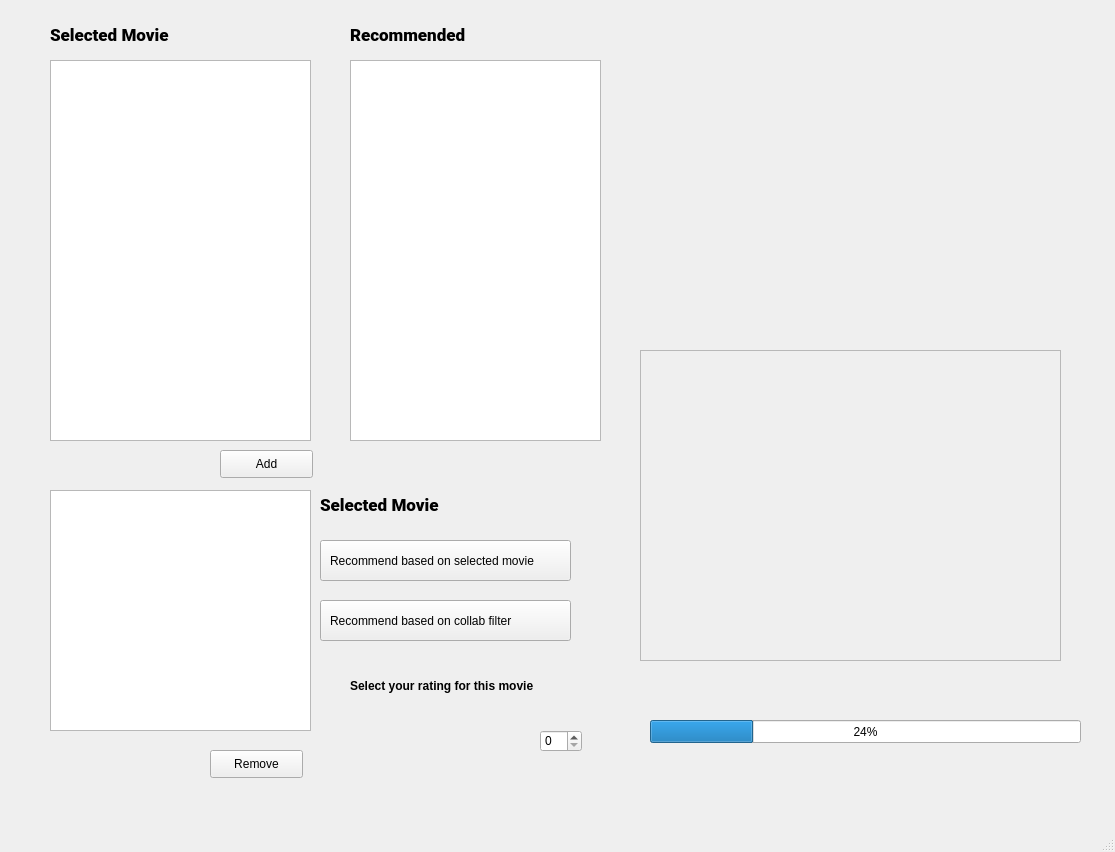
<?xml version="1.0" encoding="UTF-8"?>
<ui version="4.0">
 <class>MainWindow</class>
 <widget class="QMainWindow" name="MainWindow">
  <property name="geometry">
   <rect>
    <x>0</x>
    <y>0</y>
    <width>1115</width>
    <height>852</height>
   </rect>
  </property>
  <property name="windowTitle">
   <string>MainWindow</string>
  </property>
  <widget class="QWidget" name="centralwidget">
   <widget class="QListWidget" name="ShowAlllistWidget">
    <property name="geometry">
     <rect>
      <x>50</x>
      <y>60</y>
      <width>261</width>
      <height>381</height>
     </rect>
    </property>
   </widget>
   <widget class="QLabel" name="Selected1">
    <property name="geometry">
     <rect>
      <x>50</x>
      <y>20</y>
      <width>261</width>
      <height>31</height>
     </rect>
    </property>
    <property name="font">
     <font>
      <family>Roboto Black</family>
      <pointsize>13</pointsize>
      <weight>75</weight>
      <bold>true</bold>
     </font>
    </property>
    <property name="text">
     <string>Selected Movie</string>
    </property>
   </widget>
   <widget class="QPushButton" name="pushButton_Add">
    <property name="geometry">
     <rect>
      <x>220</x>
      <y>450</y>
      <width>93</width>
      <height>28</height>
     </rect>
    </property>
    <property name="text">
     <string>Add</string>
    </property>
   </widget>
   <widget class="QListWidget" name="ShowFavlistWidget">
    <property name="geometry">
     <rect>
      <x>50</x>
      <y>490</y>
      <width>261</width>
      <height>241</height>
     </rect>
    </property>
   </widget>
   <widget class="QPushButton" name="pushButton_remove">
    <property name="geometry">
     <rect>
      <x>210</x>
      <y>750</y>
      <width>93</width>
      <height>28</height>
     </rect>
    </property>
    <property name="text">
     <string>Remove</string>
    </property>
   </widget>
   <widget class="QLabel" name="Selected2">
    <property name="geometry">
     <rect>
      <x>320</x>
      <y>490</y>
      <width>261</width>
      <height>31</height>
     </rect>
    </property>
    <property name="font">
     <font>
      <family>Roboto Black</family>
      <pointsize>13</pointsize>
      <weight>75</weight>
      <bold>true</bold>
     </font>
    </property>
    <property name="text">
     <string>Selected Movie</string>
    </property>
   </widget>
   <widget class="QListWidget" name="ShowReclistWidget">
    <property name="geometry">
     <rect>
      <x>350</x>
      <y>60</y>
      <width>251</width>
      <height>381</height>
     </rect>
    </property>
   </widget>
   <widget class="QLabel" name="Recommended">
    <property name="geometry">
     <rect>
      <x>350</x>
      <y>20</y>
      <width>261</width>
      <height>31</height>
     </rect>
    </property>
    <property name="font">
     <font>
      <family>Roboto Black</family>
      <pointsize>13</pointsize>
      <weight>75</weight>
      <bold>true</bold>
     </font>
    </property>
    <property name="text">
     <string>Recommended</string>
    </property>
   </widget>
   <widget class="QPushButton" name="recommend_button">
    <property name="geometry">
     <rect>
      <x>320</x>
      <y>540</y>
      <width>251</width>
      <height>41</height>
     </rect>
    </property>
    <property name="text">
     <string/>
    </property>
   </widget>
   <widget class="QLabel" name="RecButlabel">
    <property name="geometry">
     <rect>
      <x>330</x>
      <y>530</y>
      <width>231</width>
      <height>61</height>
     </rect>
    </property>
    <property name="text">
     <string>Recommend based on selected movie</string>
    </property>
   </widget>
   <widget class="QScrollArea" name="scrollArea">
    <property name="geometry">
     <rect>
      <x>640</x>
      <y>350</y>
      <width>421</width>
      <height>311</height>
     </rect>
    </property>
    <property name="widgetResizable">
     <bool>true</bool>
    </property>
    <widget class="QWidget" name="scrollAreaWidgetContents">
     <property name="geometry">
      <rect>
       <x>0</x>
       <y>0</y>
       <width>419</width>
       <height>309</height>
      </rect>
     </property>
     <widget class="QLabel" name="titleLabel">
      <property name="geometry">
       <rect>
        <x>0</x>
        <y>0</y>
        <width>421</width>
        <height>71</height>
       </rect>
      </property>
      <property name="font">
       <font>
        <family>Perpetua</family>
        <pointsize>19</pointsize>
       </font>
      </property>
      <property name="text">
       <string/>
      </property>
     </widget>
     <widget class="QLabel" name="descriptionLabel">
      <property name="geometry">
       <rect>
        <x>4</x>
        <y>145</y>
        <width>411</width>
        <height>161</height>
       </rect>
      </property>
      <property name="text">
       <string/>
      </property>
     </widget>
     <widget class="QLabel" name="genreLabel">
      <property name="geometry">
       <rect>
        <x>0</x>
        <y>90</y>
        <width>421</width>
        <height>31</height>
       </rect>
      </property>
      <property name="text">
       <string/>
      </property>
     </widget>
    </widget>
   </widget>
   <widget class="QProgressBar" name="progressBar">
    <property name="geometry">
     <rect>
      <x>650</x>
      <y>720</y>
      <width>431</width>
      <height>23</height>
     </rect>
    </property>
    <property name="value">
     <number>24</number>
    </property>
   </widget>
   <widget class="QSpinBox" name="ratingSelector">
    <property name="geometry">
     <rect>
      <x>540</x>
      <y>730</y>
      <width>42</width>
      <height>22</height>
     </rect>
    </property>
   </widget>
   <widget class="QLabel" name="ratingMovie">
    <property name="geometry">
     <rect>
      <x>350</x>
      <y>706</y>
      <width>171</width>
      <height>61</height>
     </rect>
    </property>
    <property name="text">
     <string/>
    </property>
   </widget>
   <widget class="QLabel" name="label_2">
    <property name="geometry">
     <rect>
      <x>350</x>
      <y>670</y>
      <width>221</width>
      <height>31</height>
     </rect>
    </property>
    <property name="font">
     <font>
      <family>Segoe UI Historic</family>
      <weight>75</weight>
      <bold>true</bold>
     </font>
    </property>
    <property name="text">
     <string>Select your rating for this movie</string>
    </property>
   </widget>
   <widget class="QPushButton" name="recommend_button_user">
    <property name="geometry">
     <rect>
      <x>320</x>
      <y>600</y>
      <width>251</width>
      <height>41</height>
     </rect>
    </property>
    <property name="text">
     <string/>
    </property>
   </widget>
   <widget class="QLabel" name="RecButlabel_2">
    <property name="geometry">
     <rect>
      <x>330</x>
      <y>590</y>
      <width>231</width>
      <height>61</height>
     </rect>
    </property>
    <property name="text">
     <string>Recommend based on collab filter</string>
    </property>
   </widget>
   <widget class="QLabel" name="image">
    <property name="geometry">
     <rect>
      <x>644</x>
      <y>50</y>
      <width>411</width>
      <height>261</height>
     </rect>
    </property>
    <property name="text">
     <string/>
    </property>
    <property name="scaledContents">
     <bool>true</bool>
    </property>
   </widget>
  </widget>
  <widget class="QMenuBar" name="menubar">
   <property name="geometry">
    <rect>
     <x>0</x>
     <y>0</y>
     <width>1115</width>
     <height>26</height>
    </rect>
   </property>
  </widget>
  <widget class="QStatusBar" name="statusbar"/>
 </widget>
 <resources/>
 <connections/>
</ui>
